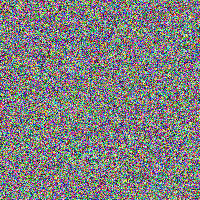
#> input picture 2025/2025.3.29/sample_image.png, 200 x 200 px, found by its file name
$ python gwjcbhhc_image_processor.py
#> lines starting #> are read from the running program, lines starting #| are printed output that depends on the picture

import json
import numpy as np
from PIL import Image, ImageFilter, ImageEnhance
import matplotlib.pyplot as plt
import os

class ImageProcessor:
    def __init__(self, image_path):
#> called with image_path = 'sample_image.png'
        self.original_image = Image.open(image_path)
#> self.original_image is the input picture: PIL image 200x200 RGBA; mean R, G, B, A 127.3, 127, 127.2, 255

    def apply_filters(self, output_dir='image_outputs'):
        """Apply multiple image transformations."""
#> called with output_dir = 'image_outputs'
        os.makedirs(output_dir, exist_ok=True)

        # Original Image
        self.original_image.save(os.path.join(output_dir, 'original.png'))

        # Grayscale
        grayscale = self.original_image.convert('L')
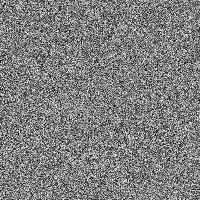
#> grayscale: PIL image 200x200 L; min 4, max 251, mean 127.1
        grayscale.save(os.path.join(output_dir, 'grayscale.png'))

        # Blur
        blurred = self.original_image.filter(ImageFilter.GaussianBlur(radius=5))
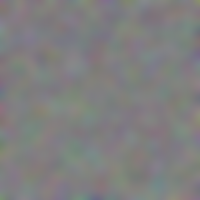
#> blurred: PIL image 200x200 RGBA; mean R, G, B, A 127.2, 127, 127.3, 255
        blurred.save(os.path.join(output_dir, 'blurred.png'))

        # Enhance Contrast
        enhancer = ImageEnhance.Contrast(self.original_image)
        high_contrast = enhancer.enhance(2.0)
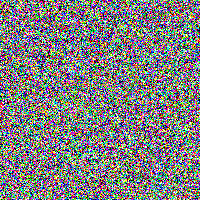
#> high_contrast: PIL image 200x200 RGBA; mean R, G, B, A 127.5, 127.1, 127.5, 255
        high_contrast.save(os.path.join(output_dir, 'high_contrast.png'))

        # Edge Detection
        edges = self.original_image.filter(ImageFilter.FIND_EDGES)
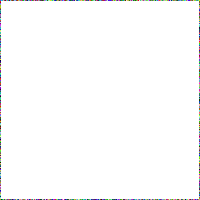
#> edges: PIL image 200x200 RGBA; mean R, G, B, A 111.5, 111.6, 112.1, 5.1; transparent parts drawn white
        edges.save(os.path.join(output_dir, 'edges.png'))

        # Color Histogram
        plt.figure(figsize=(15, 5))
        colors = ('r', 'g', 'b')
        channel_ids = (0, 1, 2)

        for channel_id, c in zip(channel_ids, colors):
            histogram = self.original_image.split()[channel_id].histogram()
            plt.subplot(1, 3, channel_id + 1)
            plt.title(f'{c.upper()} Channel Histogram')
            plt.bar(range(256), histogram, color=c, alpha=0.7)

        plt.tight_layout()
        plt.savefig(os.path.join(output_dir, 'color_histogram.png'))
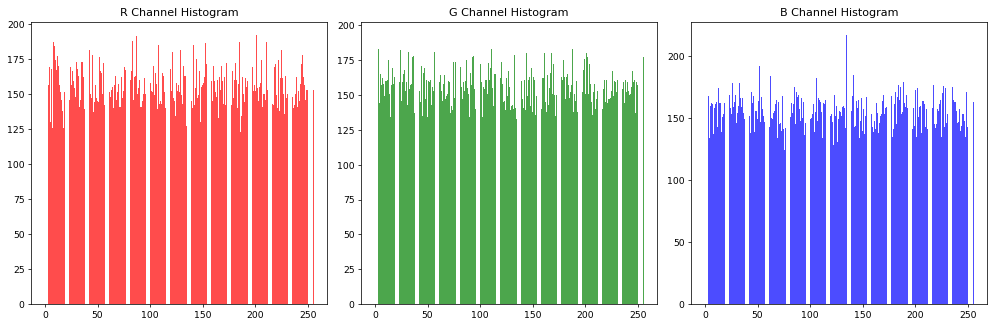
#> figure drawn by matplotlib, 3 panels; panel 1: tallest bar 192 high, from x = 200.6 to 201.4; panel 2: tallest bar 193 high, from x = 253.6 to 254.4; panel 3: tallest bar 217 high, from x = 134.6 to 135.4
        plt.close()

    def image_metadata(self):
        """Extract and return image metadata."""
        return {
            'format': self.original_image.format,
            'mode': self.original_image.mode,
            'size': self.original_image.size,
            'color_palette': str(self.original_image.getpalette()[:15]) if self.original_image.palette else 'No palette'
        }

def main():
    # For demonstration, create a sample image if no image exists
    SAMPLE_IMAGE_PATH = 'sample_image.png'

    if not os.path.exists(SAMPLE_IMAGE_PATH):
        rng = np.random.default_rng(seed=42)
        test_image = rng.integers(0, 256, (200, 200, 3), dtype=np.uint8)
        plt.imsave(SAMPLE_IMAGE_PATH, test_image)

    processor = ImageProcessor(SAMPLE_IMAGE_PATH)

    # Apply image filters
    processor.apply_filters()

    # Print metadata
    print(json.dumps(processor.image_metadata(), indent=2))

if __name__ == '__main__':
    main()
